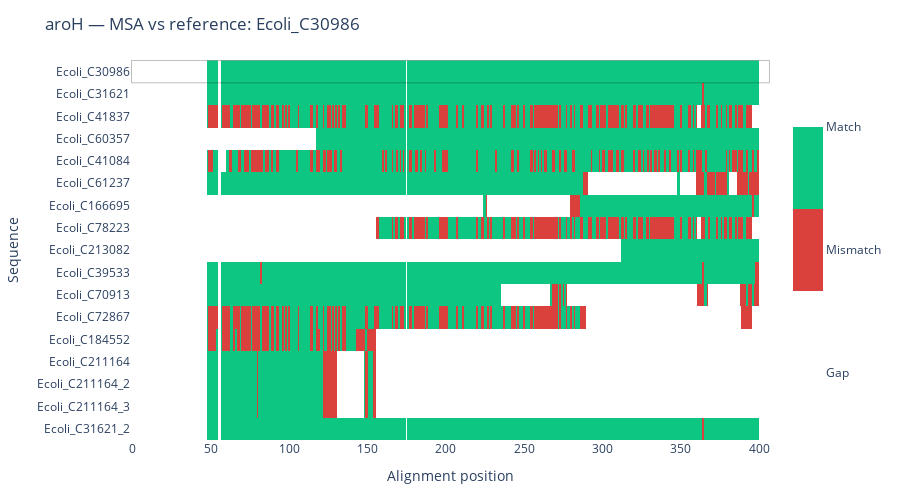

Here is the notebook cell this chart was saved with:
### Code cell
# COMPLETE, DROP-IN SCRIPT
# - Loads the longest (representative) sequence from each FASTA in a folder
# - Runs MSA with MAFFT (brew install mafft)
# - Builds a match/mismatch/gap matrix vs a chosen reference sequence
# - Plots a Plotly heatmap (your exact three-color scale) with optional ordering
# - Saves SVG (requires `pip install -U kaleido`)

import os
import re
import subprocess
import tempfile
from pathlib import Path
from typing import List

import numpy as np
import plotly.graph_objects as go
from Bio import SeqIO, AlignIO
from Bio.SeqRecord import SeqRecord
from Bio.Seq import Seq


# ----------------------------
# Helpers
# ----------------------------
def _which(cmd: str) -> bool:
    return subprocess.call(["bash","-lc",f"command -v {cmd} >/dev/null 2>&1"]) == 0

def _write_fasta(records: List[SeqRecord]) -> str:
    tmp = tempfile.NamedTemporaryFile(delete=False, suffix=".fasta")
    tmp.close()
    SeqIO.write(records, tmp.name, "fasta")
    return tmp.name

def _normalize_id(s: str) -> str:
    # strip whitespace and trailing commas in your inputs like "Ecoli_C31621,"
    return s.strip().rstrip(",")

def _header_to_id(header: str) -> str:
    """
    Extract a compact ID from a FASTA header.
    Strategy:
      - take first whitespace-delimited token
      - if it contains '|', take the first part (before pipe) (matches your locus_tag style)
    """
    tok = header.split()[0]
    return tok.split("|")[0]


# ----------------------------
# Load representative sequences
# ----------------------------
def load_largest_sequence_from_fasta(fp: str) -> SeqRecord:
    """
    Return the longest sequence in the FASTA file as a SeqRecord.
    ID is normalized from header using _header_to_id.
    """
    best = None
    for rec in SeqIO.parse(fp, "fasta"):
        if best is None or len(rec.seq) > len(best.seq):
            best = rec
    if best is None:
        raise ValueError(f"No sequences found in: {fp}")
    rid = _header_to_id(best.description)
    rec_out = SeqRecord(Seq(str(best.seq)), id=_normalize_id(rid), description="")
    return rec_out


# ----------------------------
# Multiple Sequence Alignment (MAFFT)
# ----------------------------
def perform_multiple_sequence_alignment(sequences: List[SeqRecord]):
    """
    Run MAFFT and return a BioPython MultipleSeqAlignment.
    Requires: brew install mafft
    """
    # sanitize IDs (unique and clean)
    seen = set()
    for r in sequences:
        r.id = _normalize_id(r.id)
        r.description = _normalize_id(r.description)
        # ensure uniqueness by appending a suffix if necessary
        if r.id in seen:
            suffix = 2
            base = r.id
            while f"{base}_{suffix}" in seen:
                suffix += 1
            r.id = f"{base}_{suffix}"
        seen.add(r.id)

    if not _which("mafft"):
        raise RuntimeError("MAFFT not found. Install with: brew install mafft")

    in_fa = _write_fasta(sequences)
    out_fa = tempfile.NamedTemporaryFile(delete=False, suffix=".fasta")
    out_fa.close()

    try:
        cmd = f"mafft --auto --anysymbol --thread -1 --quiet {in_fa} > {out_fa.name}"
        subprocess.check_call(["bash","-lc",cmd])
        aln = AlignIO.read(out_fa.name, "fasta")
        return aln
    finally:
        for p in (in_fa, out_fa.name):
            try:
                os.unlink(p)
            except Exception:
                pass


# ----------------------------
# Build match/mismatch/gap matrix vs reference
# ----------------------------
def alignment_to_matrix_vs_ref(alignment, ref_id: str):
    """
    Convert an alignment to a numeric matrix vs a chosen reference sequence.

    Returns:
      M (n_seq x n_cols) with values:
        0 = gap (either ref is gap at that column OR the query has a gap at a ref-residue column)
        1 = mismatch (query residue != ref residue at a ref-residue column)
        2 = match (query residue == ref residue at a ref-residue column)
      row_ids: ordered list of sequence IDs (same order as in the alignment)
      ref_index: index of the reference row in row_ids
    """
    ids = [rec.id for rec in alignment]
    if _normalize_id(ref_id) not in ids:
        raise ValueError(f"Reference id '{ref_id}' not found in alignment IDs: {ids}")

    ref_index = ids.index(_normalize_id(ref_id))
    ref_seq = str(alignment[ref_index].seq)
    n_seq = len(alignment)
    n_col = alignment.get_alignment_length()

    M = np.zeros((n_seq, n_col), dtype=np.int8)

    for c in range(n_col):
        r = ref_seq[c]
        if r == "-":
            # If the reference is a gap at this column, we mark the whole column as gap (0)
            # so these columns are visually "blank" (white) as per your colorscale.
            continue
        for i in range(n_seq):
            q = alignment[i, c]
            if q == "-":
                M[i, c] = 0  # gap
            elif q == r:
                M[i, c] = 2  # match
            else:
                M[i, c] = 1  # mismatch

    return M, ids, ref_index


# ----------------------------
# Plotting
# ----------------------------
def visualize_alignment(
    gene_name: str,
    alignment,
    core_gene_id: str,
    desired_order: List[str] = None,
    save_path: str = None,
    width: int = 800,
    height: int = 600,
):
    """
    Build a Plotly heatmap showing gaps/mismatches/matches vs a reference (core) sequence.
    Colors: white (gap), red (mismatch), green (match) – using your exact stops.
    """

    core_gene_id = _normalize_id(core_gene_id)
    M, ids, ref_idx = alignment_to_matrix_vs_ref(alignment, core_gene_id)

    # Order rows:
    order = []
    # 1) desired order first (if provided)
    if desired_order:
        desired_order = [_normalize_id(x) for x in desired_order]
        for k in desired_order:
            if k in ids and k not in order:
                order.append(k)
    # 2) ensure core (reference) is in the list (at the top if not already)
    if core_gene_id in ids and core_gene_id not in order:
        order = [core_gene_id] + order
    # 3) append any remaining sequences in their current alignment order
    for k in ids:
        if k not in order:
            order.append(k)

    # Reindex matrix rows to 'order'
    id_to_row = {sid: i for i, sid in enumerate(ids)}
    row_idx = [id_to_row[sid] for sid in order]
    M_ordered = M[row_idx, :]
    y_labels = order

    # Colorscale: 0 gap (white), 1 mismatch (red), 2 match (green)
    gap_color = 'white'
    mismatch_color = '#da413c'
    match_color = '#0dc681'
    custom_colorscale = [
        [0.00, gap_color],
        [0.333, gap_color],
        [0.334, mismatch_color],
        [0.666, mismatch_color],
        [0.667, match_color],
        [1.00, match_color],
    ]

    # Build heatmap
    fig = go.Figure(
        data=go.Heatmap(
            z=M_ordered,
            colorscale=custom_colorscale,
            zmin=0, zmax=2,
            showscale=True,
            colorbar=dict(
                tickmode='array',
                tickvals=[0, 1, 2],
                ticktext=['Gap', 'Mismatch', 'Match'],
                len=0.7
            ),
            hoverinfo='skip'  # can be set to 'z' or custom if you want per-cell hover
        )
    )

    fig.update_layout(
        title=f"{gene_name} — MSA vs reference: {core_gene_id}",
        xaxis=dict(
            title="Alignment position",
            showgrid=False,
            zeroline=False,
            mirror=False
        ),
        yaxis=dict(
            title="Sequence",
            tickmode='array',
            tickvals=np.arange(len(y_labels)),
            ticktext=y_labels,
            autorange='reversed'  # put first row at top
        ),
        width=width,
        height=height,
        plot_bgcolor="white",
        margin=dict(l=100, r=30, t=60, b=60)
    )

    # Optionally add a horizontal rule to highlight the reference row
    ref_row = y_labels.index(core_gene_id) if core_gene_id in y_labels else None
    if ref_row is not None:
        fig.add_shape(
            type="rect",
            x0=-0.5, x1=M_ordered.shape[1]-0.5,
            y0=ref_row-0.5, y1=ref_row+0.5,
            line=dict(color="rgba(0,0,0,0.25)", width=1),
            fillcolor="rgba(0,0,0,0)"
        )

    if save_path:
        # Requires: pip install -U kaleido
        fig.write_image(save_path)
    return fig


# ============================
# EXAMPLE USAGE
# ============================
if __name__ == "__main__":
    import glob

    # 1) Folder of FASTA files (each may have multiple sequences; we pick the longest from each)
    fasta_folder = "/Users/omidard/data/deep_input/msa_test/aroH/"
    fasta_files = sorted(glob.glob(os.path.join(fasta_folder, "*.fasta")))

    # 2) Load representatives
    representative_sequences = [load_largest_sequence_from_fasta(fp) for fp in fasta_files]

    # 3) Run MAFFT
    alignment = perform_multiple_sequence_alignment(representative_sequences)

    # 4) Desired order & core id (STRIP trailing commas from your list)
    desired_order = [
        'Ecoli_C31621,','Ecoli_C41837,','Ecoli_C60357,','Ecoli_C41084,','Ecoli_C61237,',
        'Ecoli_C166695,','Ecoli_C78223,','Ecoli_C213082,','Ecoli_C39533,','Ecoli_C70913,',
        'Ecoli_C72867,','Ecoli_C184552,','Ecoli_C211164,'
    ]
    desired_order = [_normalize_id(x) for x in desired_order]
    core_gene_id = _normalize_id('Ecoli_C30986,')

    # 5) Plot & save
    fig = visualize_alignment(
        gene_name="aroH",
        alignment=alignment,
        core_gene_id=core_gene_id,
        desired_order=desired_order,
        save_path="/Users/omidard/Desktop/aroH_alignment2xxx.svg",
        width=900,
        height=500
    )
    fig.show()

### Figure 1 — Plotly figure (JSON) as saved in the notebook; plotly's stock layout.template omitted (floating-point values rounded to 4 significant figures; data arrays with more than 128 entries replaced by an {"elided": "..."} marker saying what was removed)
{"data": [{"colorbar": {"len": 0.7, "tickmode": "array", "ticktext": ["Gap", "Mismatch", "Match"], "tickvals": [0, 1, 2]}, "colorscale": [[0, "white"], [0.333, "white"], [0.334, "#da413c"], [0.666, "#da413c"], [0.667, "#0dc681"], [1, "#0dc681"]], "hoverinfo": "skip", "showscale": true, "type": "heatmap", "z": {"elided": "17x407 int values"}, "zmax": 2, "zmin": 0}], "layout": {"height": 500, "margin": {"b": 60, "l": 100, "r": 30, "t": 60}, "plot_bgcolor": "white", "shapes": [{"fillcolor": "rgba(0,0,0,0)", "line": {"color": "rgba(0,0,0,0.25)", "width": 1}, "type": "rect", "x0": -0.5, "x1": 406.5, "y0": -0.5, "y1": 0.5}], "title": {"text": "aroH — MSA vs reference: Ecoli_C30986"}, "width": 900, "xaxis": {"mirror": false, "showgrid": false, "title": {"text": "Alignment position"}, "zeroline": false}, "yaxis": {"autorange": "reversed", "tickmode": "array", "ticktext": ["Ecoli_C30986", "Ecoli_C31621", "Ecoli_C41837", "Ecoli_C60357", "Ecoli_C41084", "Ecoli_C61237", "Ecoli_C166695", "Ecoli_C78223", "Ecoli_C213082", "Ecoli_C39533", "Ecoli_C70913", "Ecoli_C72867", "Ecoli_C184552", "Ecoli_C211164", "Ecoli_C211164_2", "Ecoli_C211164_3", "Ecoli_C31621_2"], "tickvals": [0, 1, 2, 3, 4, 5, 6, 7, 8, 9, 10, 11, 12, 13, 14, 15, 16], "title": {"text": "Sequence"}}}}
